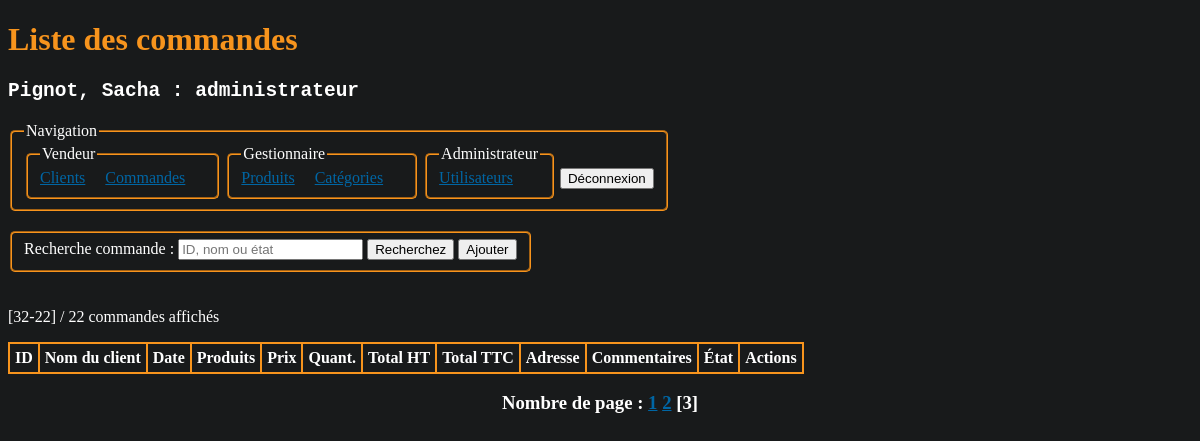
The app's page /commandes/index.php?page=3 (signed in), older data.
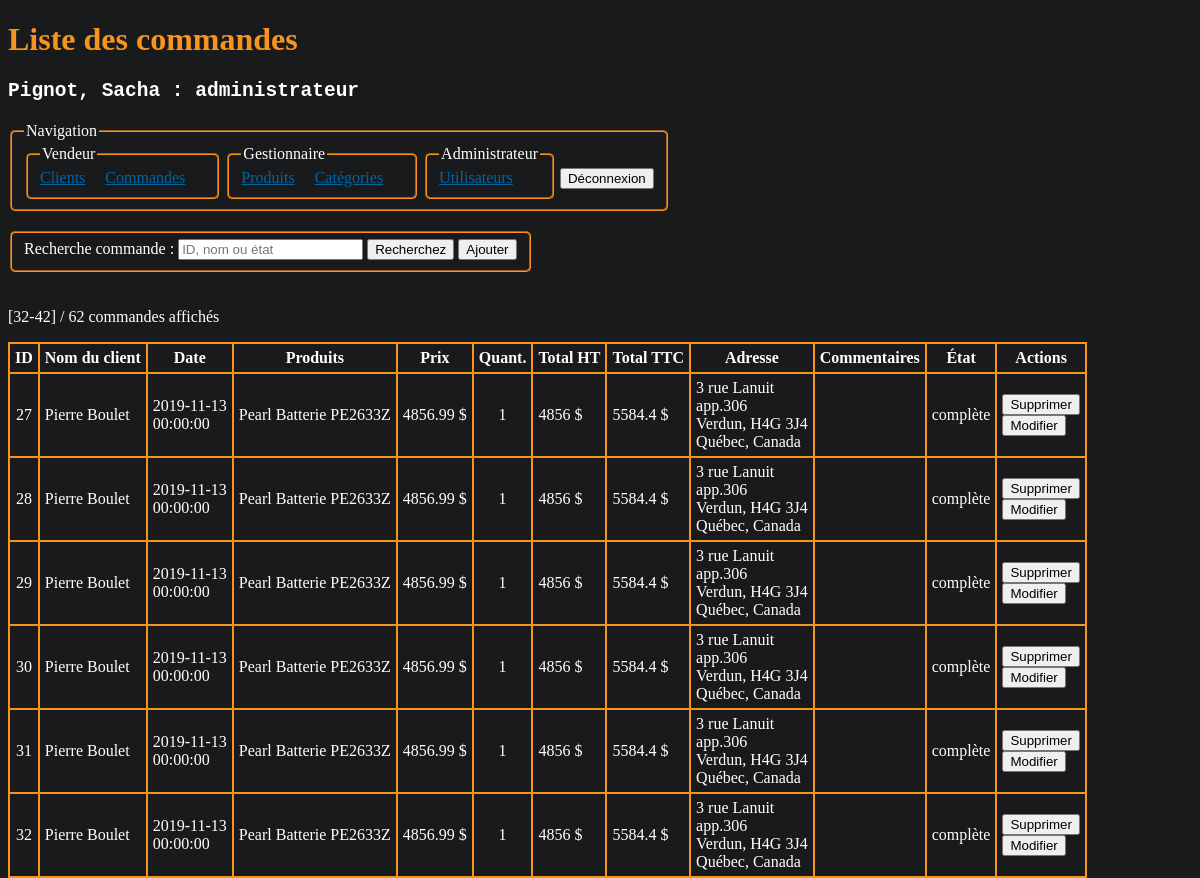
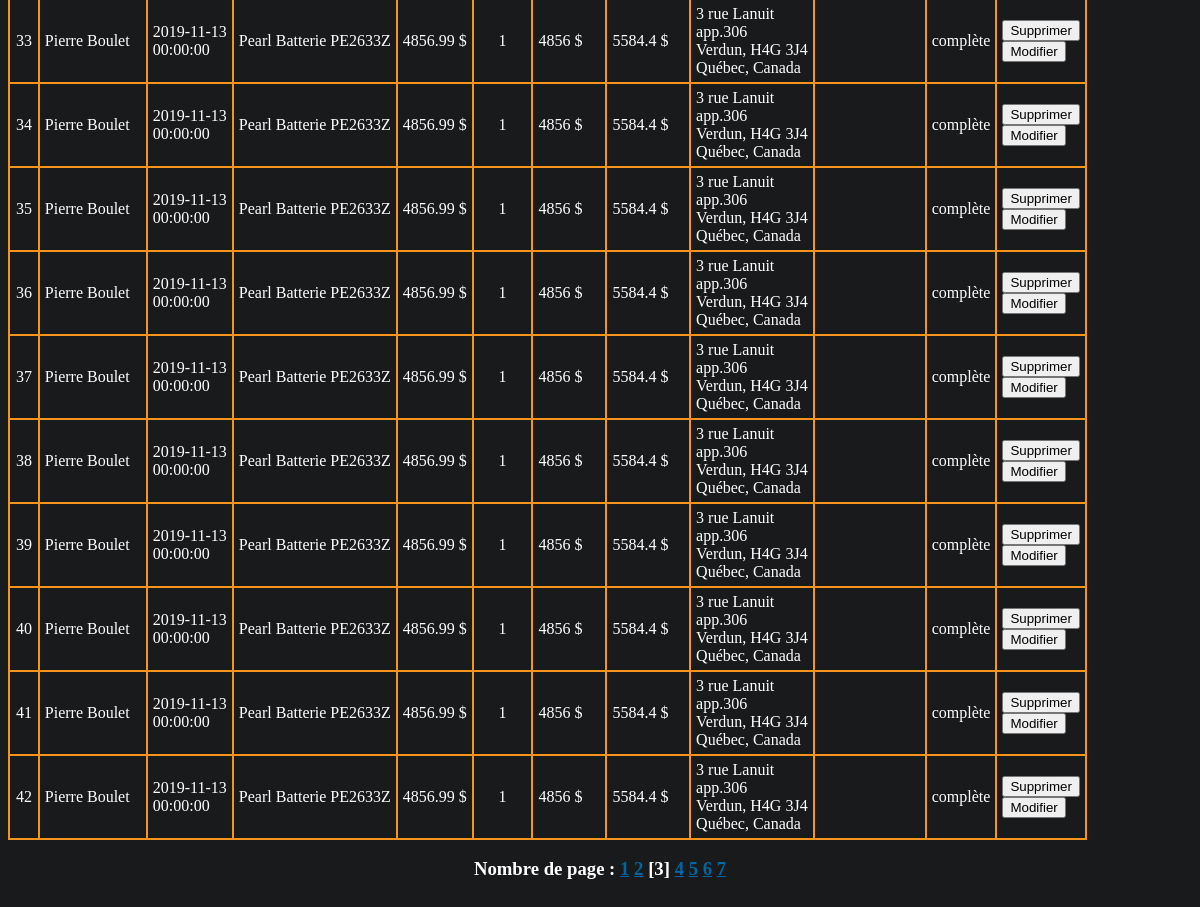
The same page, newer data (2 pictures, top to bottom).
### tables this page shows
CREATE TABLE IF NOT EXISTS `commandes_produits` (
  `fk_commande_id` INT NOT NULL,
  `fk_produit_id` INT NOT NULL,
  `commande_produit_quantite` INT NOT NULL,
  PRIMARY KEY (`fk_produit_id`, `fk_commande_id`),
  INDEX `fk_commandes_has_produits_produits1_idx` (`fk_produit_id` ASC),
  INDEX `fk_commandes_has_produits_Commandes1_idx` (`fk_commande_id` ASC),
  CONSTRAINT `fk_commandes_has_produits_commandes1`
    FOREIGN KEY (`fk_commande_id`)
    REFERENCES `commandes` (`commande_id`)
    ON DELETE NO ACTION
    ON UPDATE NO ACTION,
  CONSTRAINT `fk_commandes_has_produits_produits1`
    FOREIGN KEY (`fk_produit_id`)
    REFERENCES `produits` (`produit_id`)
    ON DELETE NO ACTION
    ON UPDATE NO ACTION);

CREATE TABLE IF NOT EXISTS `commandes` (
  `commande_id` INT NOT NULL AUTO_INCREMENT,
  `commande_date` TIMESTAMP NOT NULL DEFAULT CURRENT_TIMESTAMP,
  `commande_adresse` VARCHAR(255) NOT NULL,
  `commande_adresse2` VARCHAR(255) NULL,
  `commande_adresse_ville` VARCHAR(255) NOT NULL,
  `commande_adresse_cp` VARCHAR(255) NOT NULL,
  `commande_etat` VARCHAR(255) NOT NULL DEFAULT "en cours",
  `commande_commentaires` VARCHAR(255) NULL,
  `fk_client_id` INT NOT NULL,
  PRIMARY KEY (`commande_id`),
  INDEX `fk_commandes_clients_idx` (`fk_client_id` ASC),
  CONSTRAINT `fk_commandes_clients`
    FOREIGN KEY (`fk_client_id`)
    REFERENCES `clients` (`client_id`)
    ON DELETE NO ACTION
    ON UPDATE NO ACTION);

### inc/sql.php (called while the page is built, shortened)
    <?php
function NombreProduitsParCommandes($conn)
{
    $req = "SELECT fk_commande_id, COUNT(fk_produit_id) AS 'nombre_de_produits' FROM commandes_produits GROUP BY fk_commande_id";
    if ($result = mysqli_query($conn, $req)) {
        $nbResult = mysqli_num_rows($result);
        $liste = array();
        if ($nbResult) {
            mysqli_data_seek($result, 0);
            while ($row = mysqli_fetch_array($result, MYSQLI_ASSOC)) {
                $liste[] = $row;
            }
        }
        return $liste;
    } else {
        errSQL($conn);
        exit;
    }
}
function NombreCommandes($conn)
{
    $req = "SELECT COUNT(commande_id) AS 'nombre' FROM commandes";
    if ($result = mysqli_query($conn, $req)) {
        $nbResult = mysqli_num_rows($result);
        if ($nbResult) {
            mysqli_data_seek($result, 0);
            $row = mysqli_fetch_array($result, MYSQLI_ASSOC);
            $nombre = $row["nombre"];
        }
        return $nombre;
    } else {
        errSQL($conn);
        exit;
    }
}
function ListerCommandes($conn, $recherche = "", $offset, $nbrParPage)
{
    $recherche = "%" . $recherche . "%";
    $req = "SELECT
    C.commande_id as 'commande_id',
    CONCAT(CL.client_prenom, ' ', CL.client_nom) as 'client_nom',
    SUBSTRING(C.commande_date, 1, 10) as 'date',
    SUBSTRING(C.commande_date, 12, 8) as 'heure',
    P.produit_nom as 'produit',
    CP.commande_produit_quantite as 'quantite',
    P.produit_prix as 'prix',
    C.commande_adresse as 'adresse',
    C.commande_adresse2 as 'adresse2',
    C.commande_adresse_ville as 'adresse_ville',
    C.commande_adresse_cp as 'adresse_cp',
    C.commande_commentaires as 'commentaires',
    C.commande_etat as 'etat'
    FROM
        commandes as C
    INNER JOIN
        commandes_produits as CP on CP.fk_commande_id = C.commande_id
    INNER JOIN
        produits as P on P.produit_id = CP.fk_produit_id
    INNER JOIN
        clients as CL on CL.client_id = C.fk_client_id
    WHERE (CL.client_prenom LIKE '$recherche') OR (CL.client_nom LIKE '$recherche') OR (C.commande_id LIKE '$recherche') OR (C.commande_etat LIKE '$recherche')
    ORDER BY `commande_id` ASC
    LIMIT $offset, $nbrParPage";
    if ($result = mysqli_query($conn, $req, MYSQLI_STORE_RESULT)) {
        $nbResult = mysqli_num_rows($result);
        $liste = array();
        if ($nbResult) {
            mysqli_data_seek($result, 0);
            $commande_id = "";
            $commande_client = "";
            $commande_date = "";
            $commande_heure = "";
            $commande_produit = "";
            $commande_produit_quantite = "";
            $commande_produit_prix = "";
            $commande_total_HT = "";
            $commande_total_TTC = "";
            $commande_adresse = "";
            $commande_adresse2 = "";
            $commande_adresse_ville = "";
            $commande_adresse_cp = "";
            $commande_commentaires = "";
            $commande_etat = "";
            while ($row = mysqli_fetch_array($result, MYSQLI_ASSOC)) {
                if ($commande_id !== $row['commande_id']) {
                    if ($commande_id !== "") {
                        $liste[] = array(
                            'commande_id' => $commande_id,
                            'commande_client' => $commande_client,
                            'commande_date' => $commande_date,
                            'commande_heure' => $commande_heure,
                            'commande_produit' => $commande_produit,
                            'commande_produit_quantite' => $commande_produit_quantite,
                            'commande_produit_prix' => $commande_produit_prix,
                            'commande_total_ht' => $commande_total_HT,
                            'commande_total_ttc' => $commande_total_TTC,
                            'commande_adresse' => $commande_adresse,
                            'commande_adresse2' => $commande_adresse2,
                            'commande_adresse_ville' => $commande_adresse_ville,
                            'commande_adresse_cp' => $commande_adresse_cp,
                            'commande_commentaires' => $commande_commentaires,
                            'commande_etat' => $commande_etat
                        );
                    }
                    $commande_id = $row['commande_id'];
                    $commande_client = $row['client_nom'];
                    $commande_date = $row['date'];
                    $commande_heure = $row['heure'];
                    $commande_produit = [];
                    $commande_produit_prix = [];
                    $commande_produit_quantite = [];
                    $commande_adresse = $row['adresse'];
                    $commande_adresse2 = $row['adresse2'];
                    $commande_adresse_ville = $row['adresse_ville'];
                    $commande_adresse_cp = $row['adresse_cp'];
                    $commande_commentaires = $row['commentaires'];
                    $commande_etat = $row['etat'];
                }
                $commande_produit[] = $row['produit'];
                $commande_produit_prix[] = $row['prix'] . " $";
                $commande_produit_quantite[] = $row['quantite'];
                $commande_total_HT = 0;
                for ($i = 0; $i < count($commande_produit_prix); ++$i) {
                    $commande_total_HT = $commande_total_HT + intval($commande_produit_prix[$i]);
                }
                $commande_total_TTC = $commande_total_HT * 1.15;
                $commande_total_HT = $commande_total_HT . " $";
                $commande_total_TTC = $commande_total_TTC . " $";
            }
            $liste[] = array(
                'commande_id' => $commande_id,
                'commande_client' => $commande_client,
                'commande_date' => $commande_date,
                'commande_heure' => $commande_heure,
                'commande_produit' => $commande_produit,
                'commande_produit_prix' => $commande_produit_prix,
                'commande_produit_quantite' => $commande_produit_quantite,
                'commande_total_ht' => $commande_total_HT,
                'commande_total_ttc' => $commande_total_TTC,
                'commande_adresse' => $commande_adresse,
                'commande_adresse2' => $commande_adresse2,
                'commande_adresse_ville' => $commande_adresse_ville,
                'commande_adresse_cp' => $commande_adresse_cp,
                'commande_commentaires' => $commande_commentaires,
                'commande_etat' => $commande_etat
            );
            return $liste;
        } else {
            return $liste;
        }
    }
}
            mysqli_rollback($conn); ?>

### commandes/index.php (the view, shortened to what this page needs)
<?php
require_once("../inc/sql.php");
$recherche = isset($_POST['recherche']) ? trim($_POST['recherche']) : "";
$nombreCommandes = NombreCommandes($conn);
$nombrePages = ceil($nombreCommandes / 10);
$pageActuelle = 1;
if (isset($_GET['page'])) {
    $pageActuelle = $_GET['page'];
} elseif ($pageActuelle > $nombrePages) {
    $pageActuelle = $nombrePages;
} else {
    $pageActuelle = 1;
}
$produitsParCommandes = NombreProduitsParCommandes($conn);
$nombres_de_produits_pour_dix_commandes = 0;
for ($i = 0; $i < 10; ++$i) {
    $nombres_de_produits_pour_dix_commandes += $produitsParCommandes[$i]['nombre_de_produits'];
}
$nbrParPage =  $nombres_de_produits_pour_dix_commandes;
$offset = ($pageActuelle - 1) * $nombres_de_produits_pour_dix_commandes;
$liste = ListerCommandes($conn, $recherche, $offset, $nbrParPage);
?>
<!DOCTYPE html>
<html lang="fr">
<head>
    <link rel="stylesheet" href="../assets/css/main.css">
</head>
<body>
    <h1>Liste des commandes</h1>
    <h2>
        <pre><?= $_SESSION['utilisateur']["utilisateur_nom"] . ", " . $_SESSION['utilisateur']["utilisateur_prenom"] . " : " . $_SESSION['utilisateur']["utilisateur_type"] ?></pre>
    </h2>
    <?php include("../menu.php"); ?>
    <form id="recherche" action="" method="post">
        <fieldset>
            <label>Recherche commande : </label>
            <input type="text" name="recherche" value="<?= $recherche ?>" placeholder="ID, nom ou état">
            <input type="submit" value="Recherchez">
            <button class="ajout"><a href="ajout.php">Ajouter</a></button>
        </fieldset>
    </form>
    <p>[<?= $offset ?>-<?= ($offset + 10) > $nombreCommandes ? $nombreCommandes : ($offset + 10) ?>] / <?= $nombreCommandes ?> commandes affichés</p>
    <table>
        <tr>
            <th>ID</th>
            <th>Nom du client</th>
            <th>Date</th>
            <th>Produits</th>
            <th>Prix</th>
            <th>Quant.</th>
            <th>Total HT</th>
            <th>Total TTC</th>
            <th>Adresse</th>
            <th>Commentaires</th>
            <th>État</th>
            <th>Actions</th>
        </tr>
        <?php
        foreach ($liste as $row) :
        ?>
            <tr>
                <td style="text-align: center;"><?= $row["commande_id"] ?></td>
                <td><?= $row["commande_client"] ?></td>
                <td><?= $row["commande_date"] . "<br>" . $row["commande_heure"] ?></td>
                <td><?= implode("<br>", $row["commande_produit"]) ?></td>
                <td style="text-align: center;"><?= implode("<br>", $row["commande_produit_prix"]) ?></td>
                <td style="text-align: center;"><?= implode("<br>", $row["commande_produit_quantite"]) ?></td>
                <td><?= $row["commande_total_ht"] ?></td>
                <td><?= $row["commande_total_ttc"] ?></td>
                <td><?php echo $row["commande_adresse"];
                    echo isset($row["commande_adresse2"]) ? "<br>" . $row["commande_adresse2"] : "";
                    echo "<br>" . $row["commande_adresse_ville"] . ", " . $row["commande_adresse_cp"] .
                        "<br>Québec, Canada" ?></td>
                <td><?= $row["commande_commentaires"] ?></td>
                <td><?= $row["commande_etat"] ?></td>
                <td>
                    <form action="" method="post">
                        <input type="submit" value="Supprimer">
                    </form>
                    <form action="" method="post">
                        <input type="submit" value="Modifier">
                    </form>
                </td>
            </tr>
        <?php endforeach; ?>
    </table>
    <h3 class="pagination">Nombre de page :
        <?php
        for ($i = 1; $i <= $nombrePages; ++$i) {
            if ($i == $pageActuelle) {
                echo "[" . $i . "] ";
            } else {
                echo "<a href=index.php?page=" . $i . ">" . $i . "</a> ";
            }
        }
        ?>
    </h3>
</body>
</html>

### menu.php
<nav id="main_menu">
    <fieldset>
        <legend>Navigation</legend>
        <fieldset>
            <legend>Vendeur</legend>
            <a href="../clients/index.php">Clients</a><a href="../commandes/index.php">Commandes</a>
        </fieldset>
        <?php if ($_SESSION['utilisateur']["utilisateur_type"] == "gestionnaire" || $_SESSION['utilisateur']["utilisateur_type"] == "administrateur") : ?>
            <fieldset>
                <legend>Gestionnaire</legend>
                <a href="../produits/index.php">Produits</a><a href="../categories/index.php">Catégories</a>
            </fieldset>
        <?php endif; ?>
        <?php if ($_SESSION['utilisateur']["utilisateur_type"] == "administrateur") : ?>
            <fieldset>
                <legend>Administrateur</legend>
                <a href="../utilisateurs/index.php">Utilisateurs</a>
            </fieldset>
        <?php endif; ?>
        <button><a href="../deconnexion.php">Déconnexion</a></button>
    </fieldset>
</nav>

### assets/css/style.css (style rules this page uses)
body { background-color: #181a1b; color: white; padding-bottom: 200px; }
h1 { color: #F7941D; }
a { color: #0066a4; }
button a { text-decoration: none; color: black; }
fieldset { display: inline; border-radius: 5px; border-color: #F7941D ; margin-bottom: 20px; }
table { border-collapse: collapse; }
table,th, td { border: 2px solid #F7941D; }
th, td { padding: 5px; }
.pagination { text-align: center; }
#main_menu fieldset > fieldset { margin-bottom: 0px; }
#main_menu a { padding-right: 20px; }
#main_menu button a { padding-right: 0px; }

Row changes from the older to the newer data that the page shows:
added commandes_produits: fk_commande.commande_id "27", commande_client "Pierre Boulet", commande_date "2019-11-13", commande_heure "00:00:00", commande_produit "Pearl Batterie PE2633Z", commande_produit_prix "4856.99 $", commande_produit_quantite "1", commande_total_ht "4856 $", commande_total_ttc "5584.4 $", fk_commande.commande_adresse "3 rue Lanuit", fk_commande.commande_adresse2 "app.306", fk_commande.commande_adresse_ville "Verdun", fk_commande.commande_adresse_cp "H4G 3J4", fk_commande.commande_etat "complète"
added commandes_produits: fk_commande.commande_id "28", commande_client "Pierre Boulet", commande_date "2019-11-13", commande_heure "00:00:00", commande_produit "Pearl Batterie PE2633Z", commande_produit_prix "4856.99 $", commande_produit_quantite "1", commande_total_ht "4856 $", commande_total_ttc "5584.4 $", fk_commande.commande_adresse "3 rue Lanuit", fk_commande.commande_adresse2 "app.306", fk_commande.commande_adresse_ville "Verdun", fk_commande.commande_adresse_cp "H4G 3J4", fk_commande.commande_etat "complète"
added commandes_produits: fk_commande.commande_id "29", commande_client "Pierre Boulet", commande_date "2019-11-13", commande_heure "00:00:00", commande_produit "Pearl Batterie PE2633Z", commande_produit_prix "4856.99 $", commande_produit_quantite "1", commande_total_ht "4856 $", commande_total_ttc "5584.4 $", fk_commande.commande_adresse "3 rue Lanuit", fk_commande.commande_adresse2 "app.306", fk_commande.commande_adresse_ville "Verdun", fk_commande.commande_adresse_cp "H4G 3J4", fk_commande.commande_etat "complète"
added commandes_produits: fk_commande.commande_id "30", commande_client "Pierre Boulet", commande_date "2019-11-13", commande_heure "00:00:00", commande_produit "Pearl Batterie PE2633Z", commande_produit_prix "4856.99 $", commande_produit_quantite "1", commande_total_ht "4856 $", commande_total_ttc "5584.4 $", fk_commande.commande_adresse "3 rue Lanuit", fk_commande.commande_adresse2 "app.306", fk_commande.commande_adresse_ville "Verdun", fk_commande.commande_adresse_cp "H4G 3J4", fk_commande.commande_etat "complète"
added commandes_produits: fk_commande.commande_id "31", commande_client "Pierre Boulet", commande_date "2019-11-13", commande_heure "00:00:00", commande_produit "Pearl Batterie PE2633Z", commande_produit_prix "4856.99 $", commande_produit_quantite "1", commande_total_ht "4856 $", commande_total_ttc "5584.4 $", fk_commande.commande_adresse "3 rue Lanuit", fk_commande.commande_adresse2 "app.306", fk_commande.commande_adresse_ville "Verdun", fk_commande.commande_adresse_cp "H4G 3J4", fk_commande.commande_etat "complète"
added commandes_produits: fk_commande.commande_id "32", commande_client "Pierre Boulet", commande_date "2019-11-13", commande_heure "00:00:00", commande_produit "Pearl Batterie PE2633Z", commande_produit_prix "4856.99 $", commande_produit_quantite "1", commande_total_ht "4856 $", commande_total_ttc "5584.4 $", fk_commande.commande_adresse "3 rue Lanuit", fk_commande.commande_adresse2 "app.306", fk_commande.commande_adresse_ville "Verdun", fk_commande.commande_adresse_cp "H4G 3J4", fk_commande.commande_etat "complète"
added commandes_produits: fk_commande.commande_id "33", commande_client "Pierre Boulet", commande_date "2019-11-13", commande_heure "00:00:00", commande_produit "Pearl Batterie PE2633Z", commande_produit_prix "4856.99 $", commande_produit_quantite "1", commande_total_ht "4856 $", commande_total_ttc "5584.4 $", fk_commande.commande_adresse "3 rue Lanuit", fk_commande.commande_adresse2 "app.306", fk_commande.commande_adresse_ville "Verdun", fk_commande.commande_adresse_cp "H4G 3J4", fk_commande.commande_etat "complète"
added commandes_produits: fk_commande.commande_id "34", commande_client "Pierre Boulet", commande_date "2019-11-13", commande_heure "00:00:00", commande_produit "Pearl Batterie PE2633Z", commande_produit_prix "4856.99 $", commande_produit_quantite "1", commande_total_ht "4856 $", commande_total_ttc "5584.4 $", fk_commande.commande_adresse "3 rue Lanuit", fk_commande.commande_adresse2 "app.306", fk_commande.commande_adresse_ville "Verdun", fk_commande.commande_adresse_cp "H4G 3J4", fk_commande.commande_etat "complète"
added commandes_produits: fk_commande.commande_id "35", commande_client "Pierre Boulet", commande_date "2019-11-13", commande_heure "00:00:00", commande_produit "Pearl Batterie PE2633Z", commande_produit_prix "4856.99 $", commande_produit_quantite "1", commande_total_ht "4856 $", commande_total_ttc "5584.4 $", fk_commande.commande_adresse "3 rue Lanuit", fk_commande.commande_adresse2 "app.306", fk_commande.commande_adresse_ville "Verdun", fk_commande.commande_adresse_cp "H4G 3J4", fk_commande.commande_etat "complète"
added commandes_produits: fk_commande.commande_id "36", commande_client "Pierre Boulet", commande_date "2019-11-13", commande_heure "00:00:00", commande_produit "Pearl Batterie PE2633Z", commande_produit_prix "4856.99 $", commande_produit_quantite "1", commande_total_ht "4856 $", commande_total_ttc "5584.4 $", fk_commande.commande_adresse "3 rue Lanuit", fk_commande.commande_adresse2 "app.306", fk_commande.commande_adresse_ville "Verdun", fk_commande.commande_adresse_cp "H4G 3J4", fk_commande.commande_etat "complète"
added commandes_produits: fk_commande.commande_id "37", commande_client "Pierre Boulet", commande_date "2019-11-13", commande_heure "00:00:00", commande_produit "Pearl Batterie PE2633Z", commande_produit_prix "4856.99 $", commande_produit_quantite "1", commande_total_ht "4856 $", commande_total_ttc "5584.4 $", fk_commande.commande_adresse "3 rue Lanuit", fk_commande.commande_adresse2 "app.306", fk_commande.commande_adresse_ville "Verdun", fk_commande.commande_adresse_cp "H4G 3J4", fk_commande.commande_etat "complète"
added commandes_produits: fk_commande.commande_id "38", commande_client "Pierre Boulet", commande_date "2019-11-13", commande_heure "00:00:00", commande_produit "Pearl Batterie PE2633Z", commande_produit_prix "4856.99 $", commande_produit_quantite "1", commande_total_ht "4856 $", commande_total_ttc "5584.4 $", fk_commande.commande_adresse "3 rue Lanuit", fk_commande.commande_adresse2 "app.306", fk_commande.commande_adresse_ville "Verdun", fk_commande.commande_adresse_cp "H4G 3J4", fk_commande.commande_etat "complète"
added commandes_produits: fk_commande.commande_id "39", commande_client "Pierre Boulet", commande_date "2019-11-13", commande_heure "00:00:00", commande_produit "Pearl Batterie PE2633Z", commande_produit_prix "4856.99 $", commande_produit_quantite "1", commande_total_ht "4856 $", commande_total_ttc "5584.4 $", fk_commande.commande_adresse "3 rue Lanuit", fk_commande.commande_adresse2 "app.306", fk_commande.commande_adresse_ville "Verdun", fk_commande.commande_adresse_cp "H4G 3J4", fk_commande.commande_etat "complète"
added commandes_produits: fk_commande.commande_id "40", commande_client "Pierre Boulet", commande_date "2019-11-13", commande_heure "00:00:00", commande_produit "Pearl Batterie PE2633Z", commande_produit_prix "4856.99 $", commande_produit_quantite "1", commande_total_ht "4856 $", commande_total_ttc "5584.4 $", fk_commande.commande_adresse "3 rue Lanuit", fk_commande.commande_adresse2 "app.306", fk_commande.commande_adresse_ville "Verdun", fk_commande.commande_adresse_cp "H4G 3J4", fk_commande.commande_etat "complète"
added commandes_produits: fk_commande.commande_id "41", commande_client "Pierre Boulet", commande_date "2019-11-13", commande_heure "00:00:00", commande_produit "Pearl Batterie PE2633Z", commande_produit_prix "4856.99 $", commande_produit_quantite "1", commande_total_ht "4856 $", commande_total_ttc "5584.4 $", fk_commande.commande_adresse "3 rue Lanuit", fk_commande.commande_adresse2 "app.306", fk_commande.commande_adresse_ville "Verdun", fk_commande.commande_adresse_cp "H4G 3J4", fk_commande.commande_etat "complète"
added commandes_produits: fk_commande.commande_id "42", commande_client "Pierre Boulet", commande_date "2019-11-13", commande_heure "00:00:00", commande_produit "Pearl Batterie PE2633Z", commande_produit_prix "4856.99 $", commande_produit_quantite "1", commande_total_ht "4856 $", commande_total_ttc "5584.4 $", fk_commande.commande_adresse "3 rue Lanuit", fk_commande.commande_adresse2 "app.306", fk_commande.commande_adresse_ville "Verdun", fk_commande.commande_adresse_cp "H4G 3J4", fk_commande.commande_etat "complète"
Text that changed along with them:
$offset + 10: (not shown) → "42"
$nombreCommandes: "22" → "62"
$nombreCommandes: "22" → (not shown)
new list line: "4"
new list line: "5"
new list line: "6"
new list line: "7"
